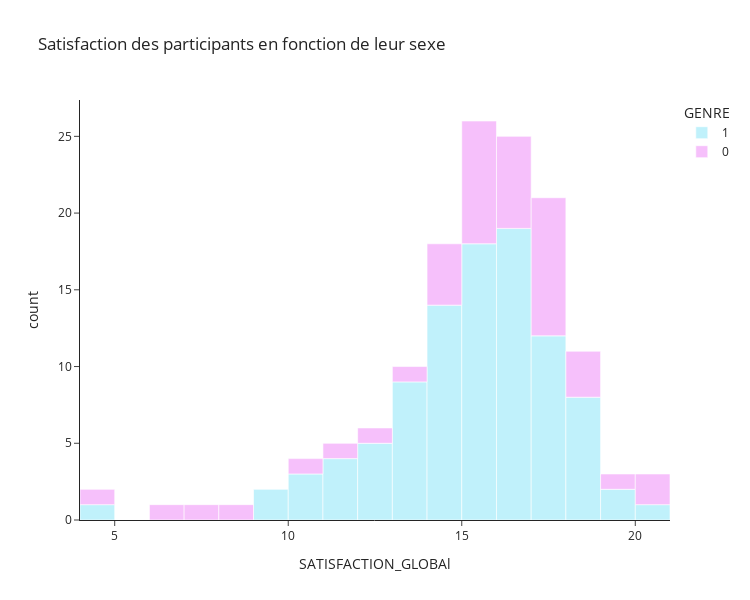

Notebook code for this chart:
### Code cell
fig = px.histogram(
                   df_clean_renamed, x="SATISFACTION_GLOBAl",color="GENRE",
                   title='Satisfaction des participants en fonction de leur sexe',
                   width=750, 
                   height=600,
                   labels={"SATISFACTION_GLOBAL":"Moyenne de la note de satisfaction (sur 20)"},
                   color_discrete_map={1: "#C0F1FB", 0: "#F6C0FB"},
                   template="simple_white"
)                   
fig.show()

### Figure 1 — Plotly figure (JSON) as saved in the notebook; plotly's stock layout.template omitted (floating-point values rounded to 4 significant figures)
{"data": [{"alignmentgroup": "True", "bingroup": "x", "hovertemplate": "GENRE=1<br>SATISFACTION_GLOBAl=%{x}<br>count=%{y}<extra></extra>", "legendgroup": "1", "marker": {"color": "#C0F1FB", "pattern": {"shape": ""}}, "name": "1", "offsetgroup": "1", "orientation": "v", "showlegend": true, "type": "histogram", "x": [13.5, 20, 4, 15, 14, 16, 17, 14.5, 18, 14, 11, 16.5, 17.5, 11, 14, 12, 19, 14.5, 14, 18, 17, 13.5, 14.5, 16.5, 17.5, 12, 15.5, 15, 17, 17.5, 16, 16, 12, 16.5, 15, 14.5, 17.5, 15, 13, 15.5, 14.5, 18, 10, 15.5, 18.5, 16, 15, 12, 9.5, 16.5, 19.5, 15.5, 15.5, 18.5, 11.5, 10, 16.5, 14, 15.5, 15, 11.5, 16.5, 18.5, 14, 16.5, 16.5, 16, 15.5, 12, 13.5, 13.5, 15.5, 15, 14.5, 13, 15.5, 16, 18, 16.5, 18.5, 16.5, 13, 9, 14, 16, 16.5, 17.5, 17, 14, 13.5, 16, 17.5, 15.5, 17, 13.5, 10.5, 15, 17.5], "xaxis": "x", "yaxis": "y"}, {"alignmentgroup": "True", "bingroup": "x", "hovertemplate": "GENRE=0<br>SATISFACTION_GLOBAl=%{x}<br>count=%{y}<extra></extra>", "legendgroup": "0", "marker": {"color": "#F6C0FB", "pattern": {"shape": ""}}, "name": "0", "offsetgroup": "0", "orientation": "v", "showlegend": true, "type": "histogram", "x": [18, 20, 4, 11, 6.5, 15.5, 15.5, 17.5, 15, 15.5, 17.5, 15.5, 14.5, 17, 17.5, 8.5, 10.5, 17, 16, 14.5, 18.5, 17, 13, 15.5, 15, 18, 17.5, 16, 20, 16, 17.5, 16, 16.5, 19.5, 14.5, 16.5, 17, 7, 12.5, 15, 14], "xaxis": "x", "yaxis": "y"}], "layout": {"barmode": "relative", "height": 600, "legend": {"title": {"text": "GENRE"}, "tracegroupgap": 0}, "title": {"text": "Satisfaction des participants en fonction de leur sexe"}, "width": 750, "xaxis": {"anchor": "y", "domain": [0, 1], "title": {"text": "SATISFACTION_GLOBAl"}}, "yaxis": {"anchor": "x", "domain": [0, 1], "title": {"text": "count"}}}}
